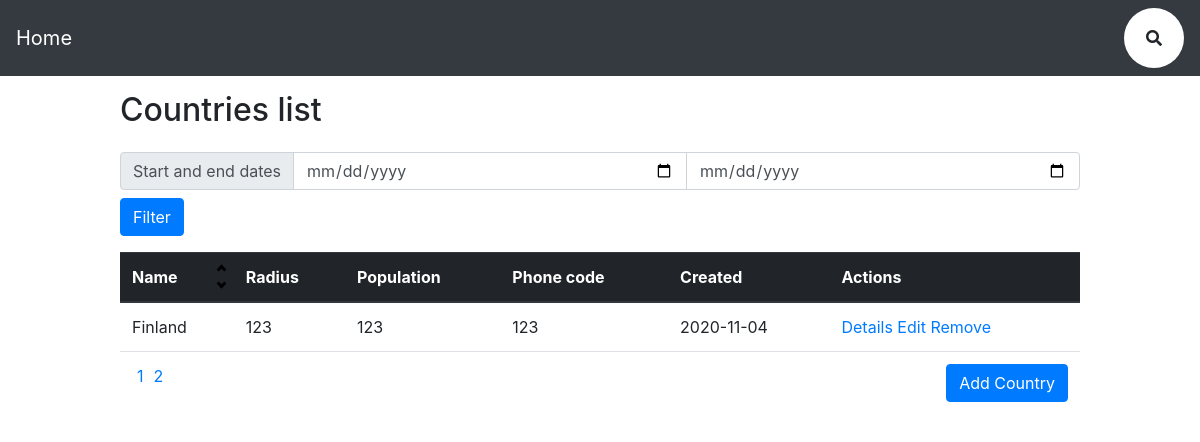
The app's page /index.php?page=2 with its own data.
### tables this page shows
CREATE TABLE `countries` (
  `id` int(6) NOT NULL,
  `name` varchar(255) NOT NULL,
  `radius` int(10) NOT NULL,
  `population` int(10) NOT NULL,
  `phoneCode` int(10) NOT NULL,
  `created` date DEFAULT curdate()
);

### index.php (called while the page is built, shortened)
<?php
    include 'header.php';
    $mvc = new Mvc();
    $mvc->mvcHandler();
?>
<?php include('footer.php'); ?>

### model/countryModel.php (called while the page is built, shortened)
<?php
class CountryModel extends Dbh{
    public function get($order,$page,$limit){
        $start = ($page-1)*$limit;
        if($order == 'asc'){
            $sql = "SELECT * FROM countries ORDER BY name ASC LIMIT $start, $limit";
        }else if ($order == 'desc'){
            $sql = "SELECT * FROM countries ORDER BY name DESC  LIMIT $start, $limit";
        }else{
            $sql = "SELECT * FROM countries  LIMIT $start, $limit";
        }
        $query = $this->connect()->query($sql);
        return $query;
    }
}

### controller/dbh.php (called while the page is built)
<?php
class Dbh {
    private $host = "localhost";
    private $user = "root";
    private $pwd = "";
    private $dbName = "Countries";
    protected function connect(){
        $dsn = 'mysql:host='.$this->host.';dbname='.$this->dbName;
        $pdo = new PDO($dsn, $this->user, $this->pwd);
        $pdo->setAttribute(PDO::ATTR_DEFAULT_FETCH_MODE, PDO::FETCH_ASSOC);
        return $pdo;
    }
}

### view/country/index.php (the view, shortened to what this page needs)
<h2>Countries list</h2>
<?php
$pages = $_SESSION['totalPages'];
?>
<table class="table">
  <thead class="thead-dark">
    <tr>
      <th scope="col">
        <div class="flex">
          Name
          <div class="to-right">
            <div>
            <?php
            if(isset($_GET['act'])){
              echo '<a href="index.php?order=asc&act='.$_GET['act'].'">';
            }else{
             echo '<a href="index.php?order=asc">';
            }?>
              <i class="arrow up"></i>
            </a>
            </div>
            <div>
            <?php
            if(isset($_GET['act'])){
              echo '<a href="index.php?order=desc&act='.$_GET['act'].'">';
            }else{echo '<a href="index.php?order=desc">';}?>
              <i class="arrow down">
              </i>
            </a>
            </div>
          </div>
        </div>
      </th>
      <th scope="col">Radius</th>
      <th scope="col">Population</th>
      <th scope="col">Phone code</th>
      <th scope="col">Created</th>
      <th scope="col">Actions</th>
    </tr>
  </thead>
    <form action="index.php?act=filter" method="post">
      <div class="input-group mb-2">
        <div class="input-group-prepend">
          <span class="input-group-text" id="">Start and end dates</span>
        </div>
        <input type="date" name="startDate" class="form-control">
        <input type="date" name="endDate" class="form-control" >
      </div>
      <input type="submit" name="filter" class="btn btn-primary  mb-3" value="Filter">
    </form>
  <tbody>
  <?php
    while($row = $res->fetch()){
        echo '<tr>';
            echo '<td>'.$row['name'].'</td>';
            echo '<td>'.$row['radius'].'</td>';
            echo '<td>'.$row['population'].'</td>';
            echo '<td>'.$row['phoneCode'].'</td>';
            echo '<td>'.$row['created'].'</td>';
            echo '<td> <a href="index.php?act=details&id='.$row['id'].'">Details</a> <a href="index.php?act=update&id='.$row['id'].'">Edit</a> <a href="index.php?act=delete&id='.$row['id'].'">Remove</a></td>';
        echo '</tr>';
    }
    ?>
    <tr>
      <td>
        <?php
          if($pages>1){
            if(isset($_GET['act'])){
              for($i=1; $i<=$pages; $i++){
                if(isset($_GET['order'])){
                  echo '<a class="page" href="index.php?page='.$i.'&act='.$_GET['act'].'&order='.$_GET['order'].'">'.$i.'</a>';
                }else{
                  echo '<a class="page" href="index.php?page='.$i.'&act='.$_GET['act'].'">'.$i.'</a>';
                }
              }
            }else{
              for($i=1; $i<=$pages; $i++){
                echo '<a class="page" href="index.php?page='.$i.'">'.$i.'</a>';
              }
            }
          }
        ?>
      </td>
        <td colspan="5">
        <div class="float-right">
           <a class="btn btn-primary" href="index.php?act=insert">Add Country</a>
        </div>
        </td>
    </tr>
  </tbody>
</table>
<?php include('footer.php'); ?>

### style.css (style rules this page uses)
* { margin: 0; padding: 0; }
h2 { padding: 15px 0 15px 0; }
.page { padding: 0 5px; }
.arrow { border: solid black; border-width: 0 3px 3px 0; display: inline-block; padding: 2px; }
.up { transform: rotate(-135deg); -webkit-transform: rotate(-135deg); }
.down { transform: rotate(45deg); -webkit-transform: rotate(45deg); }
.flex { display: flex; }
.to-right { margin: 0 0 0 auto; height: 15px; }
.to-right div { margin: -10px -3px 0 0; }

### records on screen
countries: name "Finland", radius "123", population "123", phoneCode "123", created "2020-11-04"
